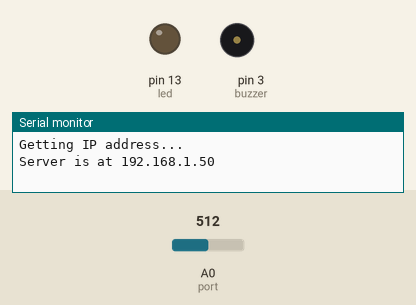
Simulated run of this sketch. Board: Arduino Uno, built with avr-gcc and run on an emulated ATmega328P. Shown: output pins drawn as LEDs (lit = HIGH), buzzer (waves = sounding), the last lines printed to the serial monitor. Inputs (shaded band) come from the test bench; at power-on: A0 (port) = 512. WiFi joins after 1.5 s; servers stay silent unless stated.

Above: at 4.7 s.
4.8 s: A0 (port) set to 490
At 5.02 s:
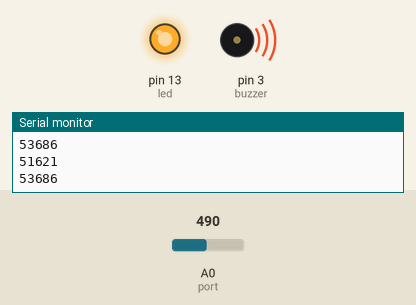
7.8 s: A0 (port) set to 510
At 8.9 s:
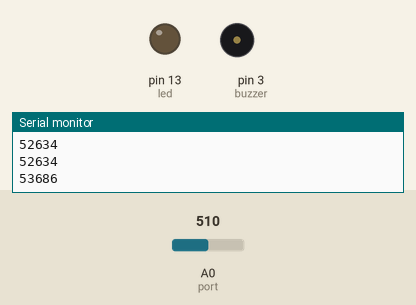
Timing chart, 0 to 10.8 s (numbered marks = the images above; inputs shaded):
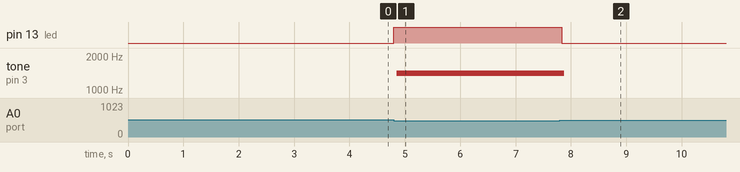

The sketch:

energy-meter.ino
```cpp
#include <Ethernet.h>
#include <SPI.h>

int port = A0;
int led = 13;
int val = 0;
int buzzer = 3;
long power;
int power_limit = 8000; // 8kW alert
unsigned long old_time;
unsigned long new_time;
byte mac[] = {0x90,0xA2,0xDA,0x0E,0xF1,0x92};
IPAddress ip(192,168,99,110);
EthernetServer server(80);

void setup()  {
  pinMode(led, OUTPUT);
  pinMode(buzzer,OUTPUT);
  Serial.begin(9600);
  delay(1000);
  Serial.println("Getting IP address...");
  if (Ethernet.begin(mac) == 0) {
    Ethernet.begin(mac, ip);
  }
  server.begin();
  Serial.print("Server is at ");
  Serial.println(Ethernet.localIP());
  delay(1000);
}


void loop()  {
  val = analogRead(port);
  if ( val < 500 )
  {
    new_time = millis();
    digitalWrite(led, HIGH);
    power=3600*1000*1000/(1600*(new_time - old_time)); //W = (n * 3600)/(Imp * t), кВт
    //    1h   ms   kW    pps   time(ms)
    Serial.println(power);
    if ( power > power_limit ) tone(buzzer, 1400, 100);
    delay(50); //wait for end of pulse (pulse time >=30 ms)
    digitalWrite(led, LOW);
    old_time = new_time;
  }
  EthernetClient client = server.available();
  if (client) {
    Serial.println("new client");
    while (client.connected()) {
      if (client.available()) {
          client.println("HTTP/1.1 200 OK");
          client.println("Content-Type: text/html");
          client.println("Connection: close");
          client.println("Refresh: 5");
          client.println();
          client.println("<!DOCTYPE HTML>");
          client.println("<html>");
          client.print("Power: ");
          client.println(power);
          client.println("</html>");
          break;
      }
    }
    client.stop();
    Serial.println("client disconnected");
  }
}
```

Measured:
- the behaviour switches between 500 and 499 on A0 (port) (found by bisection; images 0 and 1)
- after the input at 4.8 s, pin 13 (led): LOW → HIGH at once; tone on pin 3 (buzzer): silent → 1400 Hz after 0.05 s
- after the input at 7.8 s, pin 13 (led): HIGH → LOW at once; tone on pin 3 (buzzer): 1400 Hz → silent after 0.08 s
